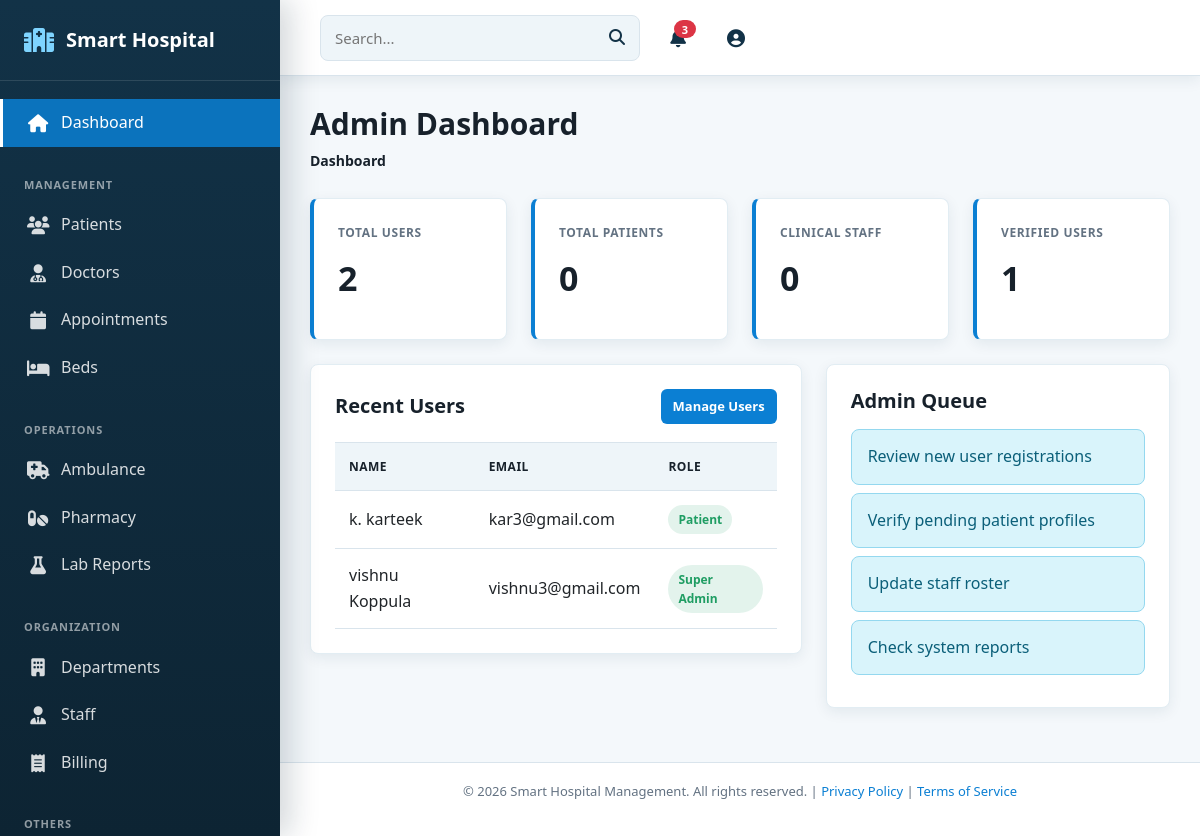
/accounts/dashboard/admin/ (signed in), run on the app's committed database.
### accounts/models.py (models this page shows, shortened)
class User(AbstractUser):
    class Roles(models.TextChoices):
        SUPER_ADMIN = "SUPER_ADMIN", "Super Admin"
        PATIENT = "PATIENT", "Patient"
        DOCTOR = "DOCTOR", "Doctor"
        ADMIN = "ADMIN", "Admin"
        NURSE = "NURSE", "Nurse"
    email = models.EmailField(unique=True)
    role = models.CharField(max_length=30, choices=Roles.choices, default=Roles.PATIENT)
    phone_number = models.CharField(max_length=15, blank=True, null=True)
    profile_picture = models.ImageField(upload_to="profiles/", blank=True, null=True)
    is_verified = models.BooleanField(default=False)
    created_at = models.DateTimeField(auto_now_add=True)
    updated_at = models.DateTimeField(auto_now=True)

### accounts/views.py (the view)
# urls.py: path("dashboard/admin/", views.admin_dashboard, name="admin_dashboard"),
@login_required
def admin_dashboard(request):
    if not (request.user.is_staff or request.user.is_superuser or request.user.is_admin_role()):
        return HttpResponseForbidden("You do not have permission to access this page.")
    total_users = User.objects.count()
    total_patients = PatientProfile.objects.count()
    total_staff = User.objects.filter(
        Q(role=User.Roles.DOCTOR) | Q(role=User.Roles.NURSE) | Q(role=User.Roles.ADMIN)
    ).count()
    verified_users = User.objects.filter(is_verified=True).count()
    recent_users = User.objects.order_by("-created_at")[:5]
    staff_list = User.objects.filter(
        Q(role=User.Roles.DOCTOR) | Q(role=User.Roles.NURSE)
    ).values("username", "first_name", "last_name", "role", "email")[:10]
    return render(
        request,
        "accounts/admin_dashboard.html",
        {
            "stats": [
                {"value": total_users, "label": "Total Users"},
                {"value": total_patients, "label": "Total Patients"},
                {"value": total_staff, "label": "Clinical Staff"},
                {"value": verified_users, "label": "Verified Users"},
            ],
            "recent_users": recent_users,
            "staff_list": staff_list,
            "queue": [
                "Review new user registrations",
                "Verify pending patient profiles",
                "Update staff roster",
                "Check system reports",
            ],
        },
    )

### templates/accounts/admin_dashboard.html (shortened to what this page needs)
{% extends 'base.html' %}
{% load static %}
{% block nav_home %}active{% endblock %}
{% block content %}
<div class="page-header">
    <div>
        <h1 class="page-title">Admin Dashboard</h1>
        <nav aria-label="breadcrumb">
            <ol class="breadcrumb">
                <li class="breadcrumb-item active">Dashboard</li>
            </ol>
        </nav>
    </div>
</div>
<div class="row g-3 mb-4">
    {% for stat in stats %}
        <div class="col-md-3">
            <div class="stat-card primary">
                <span class="stat-title">{{ stat.label }}</span>
                <span class="stat-value">{{ stat.value }}</span>
            </div>
        </div>
    {% endfor %}
</div>
<div class="row g-4">
    <div class="col-lg-7">
        <div class="table-card">
            <div class="table-header">
                <h2 class="table-title">Recent Users</h2>
                <a href="{% url 'accounts:user_list' %}" class="btn-sm btn-view">Manage Users</a>
            </div>
            <div class="table-responsive">
                <table class="table">
                    <thead>
                        <tr><th>Name</th><th>Email</th><th>Role</th></tr>
                    </thead>
                    <tbody>
                        {% for user in recent_users %}
                            <tr>
                                <td>{{ user.get_full_name|default:user.username }}</td>
                                <td>{{ user.email }}</td>
                                <td><span class="status-badge status-active">{{ user.get_role_display }}</span></td>
                            </tr>
                        {% empty %}
                            <tr><td colspan="3">No users found.</td></tr>
                        {% endfor %}
                    </tbody>
                </table>
            </div>
        </div>
    </div>
    <div class="col-lg-5">
        <div class="table-card">
            <h2 class="table-title mb-3">Admin Queue</h2>
            {% for item in queue %}
                <div class="alert alert-info mb-2">{{ item }}</div>
            {% endfor %}
        </div>
    </div>
</div>
{% endblock %}

### static/css/style.css (style rules this page uses)
* { margin: 0; padding: 0; box-sizing: border-box; }
:root { --primary-color: #123247; --secondary-color: #0b7fd3; --accent-color: #ef5d60; --success-color: #1f9d63; --warning-color: #d99717; --danger-color: #dc3545; --info-color: #2f9eca; --dark-bg: #0e1f2b; --light-bg: #f4f8fb; --border-color: #d9e4ec; --text-dark: #17212b; --text-light: #637282; --surface: #ffffff; --surface-muted: #eef5f9; --shadow-sm: 0 4px 14px rgba(18, 50, 71, 0.08); --shadow-md: 0 12px 30px rgba(18, 50, 71, 0.14); --transition: all 0.3s ease; --sidebar-width: 280px; --header-height: 80px; }
html, body { height: 100%; }
body { font-family: 'Segoe UI', Tahoma, Geneva, Verdana, sans-serif; background: radial-gradient(circle at top left, rgba(11, 127, 211, 0.08), transparent 32rem), var(--light-bg); color: var(--text-dark); line-height: 1.6; }
.page-header { display: flex; justify-content: space-between; align-items: center; margin-bottom: 30px; }
.page-title { font-size: 28px; font-weight: 700; color: var(--text-dark); }
.breadcrumb { background: none; padding: 0; margin-bottom: 15px; }
.breadcrumb-item { color: var(--text-light); }
.breadcrumb-item.active { color: var(--text-dark); font-weight: 600; }
.stat-card { background: var(--surface); border-radius: 8px; padding: 25px; border-left: 4px solid var(--secondary-color); box-shadow: var(--shadow-sm); transition: var(--transition); }
.stat-card.primary { border-left-color: var(--secondary-color); }
.stat-title { display: block; font-size: 13px; font-weight: 600; color: var(--text-light); text-transform: uppercase; letter-spacing: 0.5px; margin-bottom: 8px; }
.stat-value { display: block; font-size: 32px; font-weight: 700; color: var(--text-dark); margin-bottom: 10px; }
.table-card { background: var(--surface); border-radius: 8px; padding: 25px; box-shadow: var(--shadow-sm); margin-bottom: 30px; }
.table-header { display: flex; justify-content: space-between; align-items: center; margin-bottom: 20px; }
.table-title { font-size: 18px; font-weight: 700; }
.table { margin-bottom: 0; }
.table thead { background-color: var(--surface-muted); border-top: 1px solid var(--border-color); }
.table th { padding: 15px; font-weight: 600; color: var(--text-dark); border: none; font-size: 13px; text-transform: uppercase; letter-spacing: 0.5px; }
.table td { padding: 15px; border-color: var(--border-color); vertical-align: middle; }
.table tbody tr { transition: var(--transition); }
.status-badge { display: inline-block; padding: 6px 12px; border-radius: 20px; font-size: 12px; font-weight: 600; }
.status-active { background-color: rgba(81, 207, 102, 0.1); color: var(--success-color); }
.btn-sm { display: inline-flex; align-items: center; gap: 6px; padding: 6px 12px; font-size: 13px; border-radius: 4px; border: none; cursor: pointer; transition: var(--transition); text-decoration: none; }
.btn-view { background-color: var(--secondary-color); color: white; }
.alert { border-radius: 8px; border: none; padding: 15px 20px; }
.alert-info { background-color: rgba(116, 192, 252, 0.1); color: var(--info-color); }
@media (max-width: 1200px) { :root { --sidebar-width: 250px; } }

### data on the page
User: get_full_name "k. karteek", email "kar3@gmail.com", role "Patient"
User: get_full_name "vishnu Koppula", email "vishnu3@gmail.com", role "Super Admin"

### other printed values
{{ stat.label }} "TOTAL USERS" "TOTAL PATIENTS" "CLINICAL STAFF" "VERIFIED USERS"
{{ stat.value }} "2" "0" "0" "1"
{{ item }} "Review new user registrations" "Verify pending patient profiles" "Update staff roster" "Check system reports"
